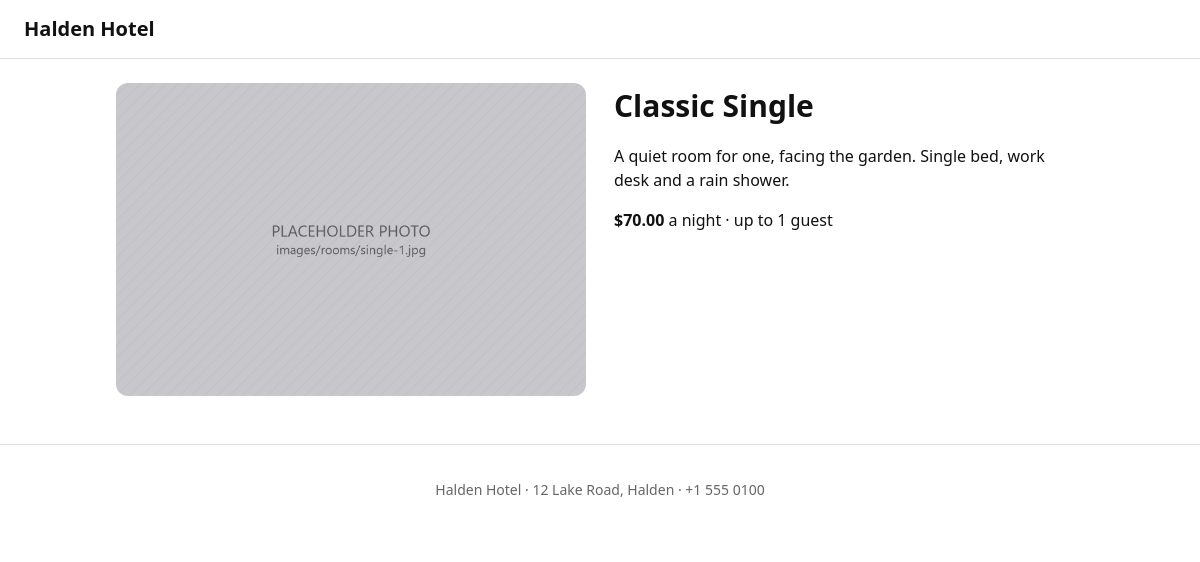
Screenshot of /room.php?id=1 with the database file from the repository.
### tables this page shows
CREATE TABLE room_types (
    id INT AUTO_INCREMENT PRIMARY KEY,
    name VARCHAR(60) NOT NULL UNIQUE,
    description TEXT NOT NULL,
    price DECIMAL(8, 2) NOT NULL,
    max_guests INT NOT NULL,
    photo VARCHAR(100) NOT NULL
);

### includes/functions.php (called while the page is built)
<?php
function e($text)
{
    return htmlspecialchars((string) $text, ENT_QUOTES, "UTF-8");
}
function money($amount)
{
    return "$" . number_format((float) $amount, 2);
}
function plural($count, $word)
{
    return $count . " " . $word . ($count == 1 ? "" : "s");
}

### room.php (the view, shortened to what this page needs)
<?php
require "includes/db.php";
require "includes/functions.php";
$id = (int) ($_GET["id"] ?? 0);
$type = $conn->execute_query("SELECT * FROM room_types WHERE id = ?", [$id])->fetch_assoc();
require "includes/header.php";
?>
<div class="room-page">
    <img class="room-photo" src="images/rooms/<?php echo e($type["photo"]); ?>" alt="<?php echo e($type["name"]); ?>">
    <div>
        <h1><?php echo e($type["name"]); ?></h1>
        <p><?php echo e($type["description"]); ?></p>
        <p><strong><?php echo money($type["price"]); ?></strong> a night · up to <?php echo plural($type["max_guests"], "guest"); ?></p>
    </div>
</div>
<?php require "includes/footer.php"; ?>

### css/style.css (style rules this page uses)
* { box-sizing: border-box; }
body { margin: 0; font-family: "Segoe UI", Arial, sans-serif; font-size: 16px; line-height: 1.5; color: #111; background: #fff; }
h1 { font-size: 30px; margin: 0 0 12px; }
img { max-width: 100%; }
.room-page { display: grid; grid-template-columns: 1fr 1fr; gap: 28px; }
.room-photo { width: 100%; border-radius: 12px; }

### rows the page displays
room_types: photo (picture), name "Classic Single", description "A quiet room for one, facing the garden. Single bed, work desk and a rain shower.", price "$70.00", max_guests "1 guest"

### other values shown
HOTEL_NAME "Halden Hotel"
HOTEL_ADDRESS "12 Lake Road, Halden"
HOTEL_PHONE "+1 555 0100"
